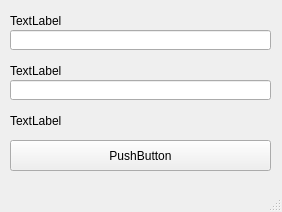
<?xml version="1.0" encoding="UTF-8"?>
<ui version="4.0">
 <class>MainWindow</class>
 <widget class="QMainWindow" name="MainWindow">
  <property name="geometry">
   <rect>
    <x>0</x>
    <y>0</y>
    <width>282</width>
    <height>212</height>
   </rect>
  </property>
  <property name="windowTitle">
   <string>MainWindow</string>
  </property>
  <widget class="QWidget" name="centralwidget">
   <widget class="QLineEdit" name="lineEdit">
    <property name="geometry">
     <rect>
      <x>10</x>
      <y>30</y>
      <width>261</width>
      <height>20</height>
     </rect>
    </property>
   </widget>
   <widget class="QLabel" name="label">
    <property name="geometry">
     <rect>
      <x>10</x>
      <y>10</y>
      <width>261</width>
      <height>21</height>
     </rect>
    </property>
    <property name="text">
     <string>TextLabel</string>
    </property>
   </widget>
   <widget class="QLabel" name="label_2">
    <property name="geometry">
     <rect>
      <x>10</x>
      <y>60</y>
      <width>261</width>
      <height>21</height>
     </rect>
    </property>
    <property name="text">
     <string>TextLabel</string>
    </property>
   </widget>
   <widget class="QLineEdit" name="lineEdit_2">
    <property name="geometry">
     <rect>
      <x>10</x>
      <y>80</y>
      <width>261</width>
      <height>20</height>
     </rect>
    </property>
   </widget>
   <widget class="QPushButton" name="pushButton">
    <property name="geometry">
     <rect>
      <x>10</x>
      <y>140</y>
      <width>261</width>
      <height>31</height>
     </rect>
    </property>
    <property name="text">
     <string>PushButton</string>
    </property>
   </widget>
   <widget class="QLabel" name="label_3">
    <property name="geometry">
     <rect>
      <x>10</x>
      <y>110</y>
      <width>261</width>
      <height>21</height>
     </rect>
    </property>
    <property name="text">
     <string>TextLabel</string>
    </property>
   </widget>
  </widget>
  <widget class="QMenuBar" name="menubar">
   <property name="geometry">
    <rect>
     <x>0</x>
     <y>0</y>
     <width>282</width>
     <height>21</height>
    </rect>
   </property>
  </widget>
  <widget class="QStatusBar" name="statusbar"/>
 </widget>
 <resources/>
 <connections/>
</ui>
